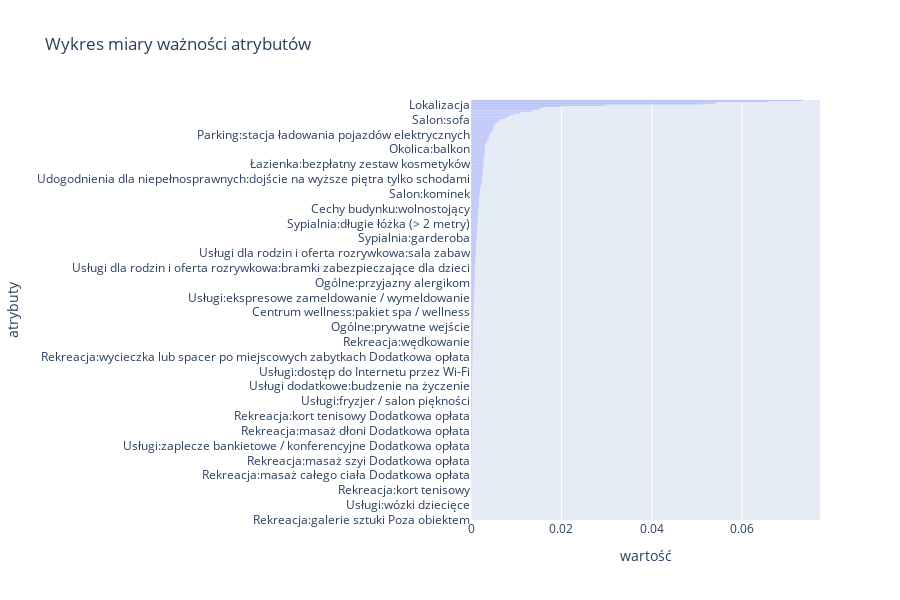

The notebook cell this image was saved under:
### Code cell
sort = RFR.feature_importances_.argsort()
fig = px.bar(y=X.columns[sort], x=RFR.feature_importances_[sort], height=600, title='Wykres miary ważności atrybutów')
fig.update_layout(xaxis_title='wartość',yaxis_title='atrybuty')
fig.show()

### Figure 1 — Plotly figure (JSON) as saved in the notebook; plotly's stock layout.template omitted (floating-point values rounded to 4 significant figures; data arrays with more than 128 entries replaced by an {"elided": "..."} marker saying what was removed)
{"data": [{"alignmentgroup": "True", "hovertemplate": "x=%{x}<br>y=%{y}<extra></extra>", "legendgroup": "", "marker": {"color": "#636efa", "pattern": {"shape": ""}}, "name": "", "offsetgroup": "", "orientation": "h", "showlegend": false, "textposition": "auto", "type": "bar", "x": {"elided": "482 float values"}, "xaxis": "x", "y": {"elided": "482 str values"}, "yaxis": "y"}], "layout": {"barmode": "relative", "height": 600, "legend": {"tracegroupgap": 0}, "title": {"text": "Wykres miary ważności atrybutów"}, "xaxis": {"anchor": "y", "domain": [0, 1], "title": {"text": "wartość"}}, "yaxis": {"anchor": "x", "domain": [0, 1], "title": {"text": "atrybuty"}}}}
